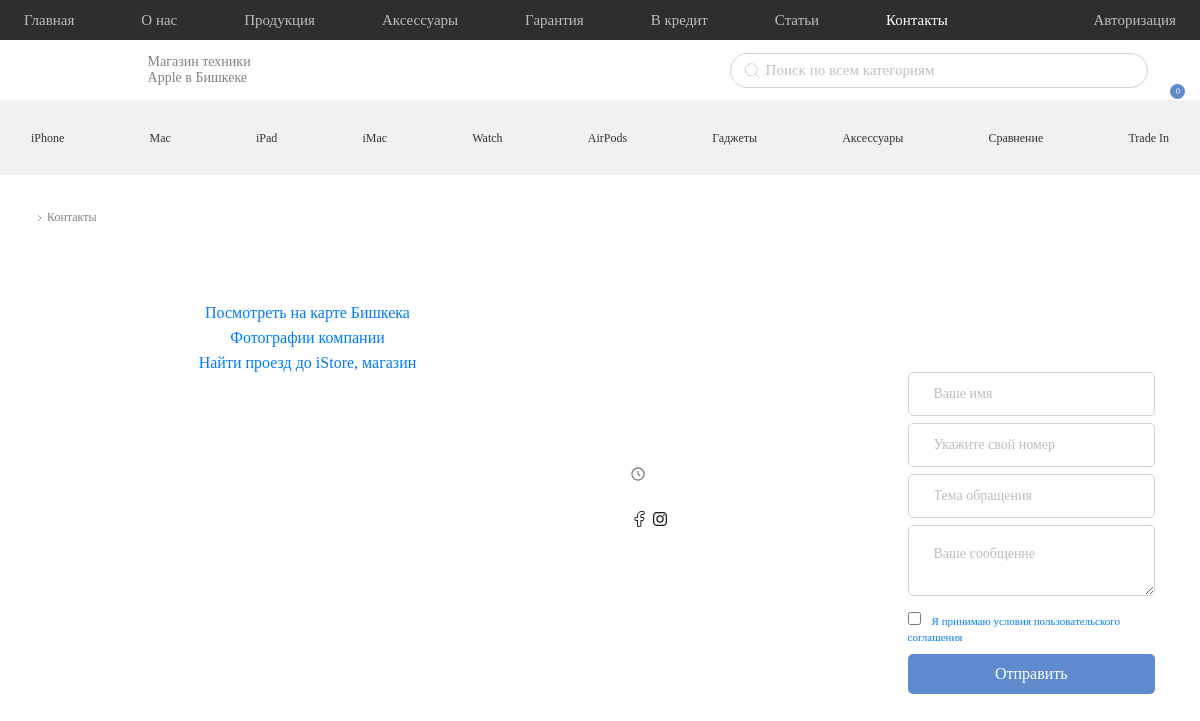
Before: /contacts with the older database file.
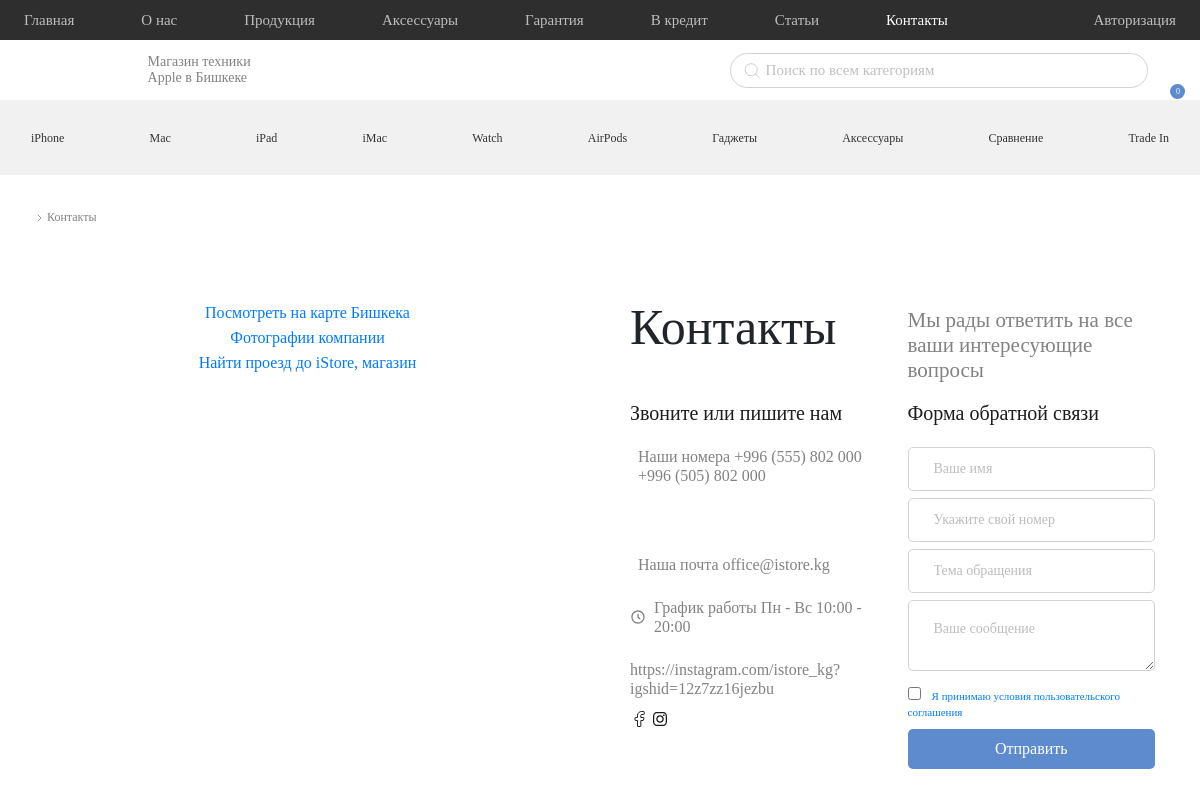
After: the same page with the newer database file.
### webapp/models.py (models this page shows, shortened)
class Contacts(models.Model):
    title = models.CharField('Название', null=True, blank=True, max_length=600)
    desc = models.TextField('Описание', null=True, blank=True)
    contact = models.CharField(
        'Контакты', null=True, blank=True, max_length=600)
    form = models.CharField('Форма обратной связи', null=True, blank=True, max_length=600)
    phone = models.CharField('Номера', null=True, blank=True, max_length=600)
    email = models.CharField('Почта', null=True, blank=True, max_length=600)
    schedule = models.CharField('График', null=True, blank=True, max_length=600)
    socials = models.CharField('Соц сети', null=True, blank=True, max_length=600)
    pub_date = models.DateTimeField('Дата', default=timezone.now)
    class Meta:
        verbose_name = 'Контакты'
        verbose_name_plural = 'Контакты'

### webapp/views.py (the view)
# urls.py: path('contacts', views.contacts, name='contacts'),
def contacts(request):
    contacts = Contacts.objects.first()
    return render(request, 'contacts.html', {'contacts': contacts})

### webapp/templates/contacts.html (shortened to what the changed rows need)
{% extends 'base.html' %}
{% load static %}
{% block content %}
    <div class="wrapper">
        <section class="contacts-us-first">
            <div class="h-100 container d-flex flex-wrap">
                <div class="col-xl-6 col-12 text-center w-100 my-5">
                    <div class="d-flex flex-wrap">
                        <div class="col-lg-6 col-12 text-left">
                            <h3 class="sf-sem main-title mb-5">{{contacts.title}}</h3>
                        </div>
                        <div class="col-lg-6 col-12 pt-2 text-left">
                            <h3 class="sf-light main-little-description">
                                {{contacts.desc}}
                            </h3>
                        </div>
                    </div>
                    <div class="d-flex flex-wrap contacts">
                        <div class="col-lg-6 col-12 text-left">
                            <p class="sf-medium callback-header mb-4">
                                {{contacts.contact}}
                            </p>
                            <div class="d-flex">
                                <p class="sf-medium callback-title ml-2">
                                    {{contacts.phone}}
                                </p>
                            </div>
                            <p class="sf-light callback-desc">
                                {{settings.contact_first}} <br> {{settings.contact_second}}
                            </p>
                            <p class="sf-light footer-text"> <br> </p>
                            <div class="d-flex mt-4">
                                <p class="sf-medium  callback-title ml-2">
                                    {{contacts.email}}
                                </p>
                            </div>
                            <div class="d-flex mt-4">
                                <img src="{% static '/img/time-five.svg' %}" alt="">
                                <p class="sf-medium callback-title ml-2">
                                    {{contacts.schedule}}
                                </p>
                            </div>
                            <p class="sf-medium callback-title mt-4">
                                {{contacts.socials}}
                            </p>
                            <div class="d-flex mt-2">
                                <a href="{{settings.facebook}}"><img src="{% static '/img/facebook.svg' %}" alt=""></a>
                                <a href="{{settings.instagram}}"><img src="{% static '/img/instagram.svg' %}" alt=""></a>
                            </div>
                        </div>
                        <div class="col-lg-6 col-12 text-left">
                            <p class="sf-medium callback-header mb-4">
                                {{contacts.form}}
                            </p>
                            <input type="text" class="form-control callBack-name" placeholder="Ваше имя"
                                   value="{{ user.name|default:'' }}">
                            <input type="number" class="form-control callBack-phone" placeholder="Укажите свой номер" value="{{ user.phone }}">
                            <input type="text" class="form-control callBack-topic" placeholder="Тема обращения">
                            <textarea class="form-control callBack-desc" name="" rows="3"
                                      placeholder="Ваше сообщение"></textarea>
                            <div class="form-group mb-2 d-flex justify-content-start align-items-center callBack-checkbox">
                                <label class="mb-0 mt-3" style="font-size: 11px;" for="online-service">
                                </label>
                            </div>
                            <button class="btn btn-primary w-100 callBack waves-effect waves-light" type="submit">
                                Отправить
                            </button>
                        </div>
                    </div>
                </div>
            </div>
        </section>
    </div>
{% endblock %}

Changed rows visible on the page:
added Contacts: title "Контакты", desc "Мы рады ответить на все ваши интересующие вопросы", contact "Звоните или пишите нам", phone "Наши номера +996 (555) 802 000 +996 (505) 802 000", email "Наша почта office@istore.kg", schedule "График работы Пн - Вс 10:00 - 20:00", socials "https://instagram.com/istore_kg?igshid=12z7zz16jezbu", form "Форма обратной связи"
